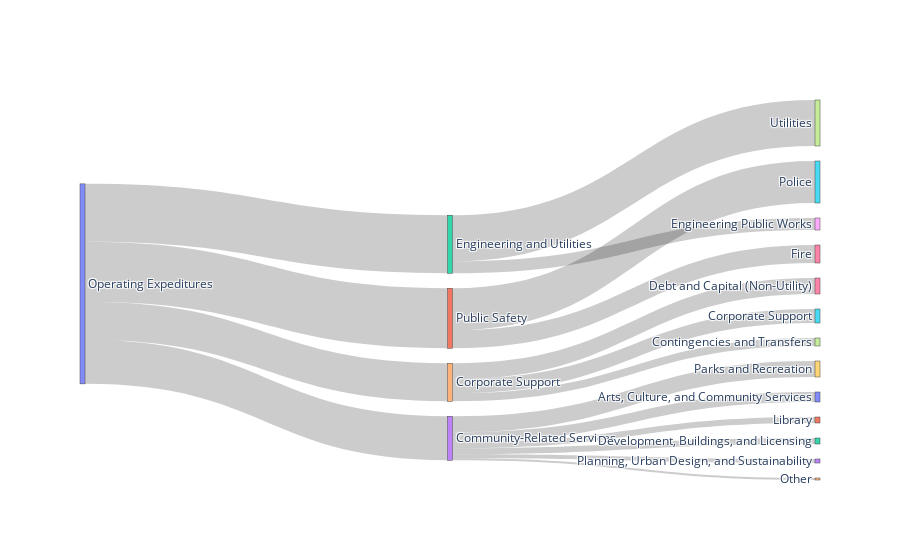

This figure's notebook cell:
### Code cell
# data to dict, dict to sankey
link = dict(source = source, target = target, value = value)
node = dict(label = label, pad=15, thickness=5)
data = go.Sankey(link = link, node=node)
# plot
fig = go.Figure(data)
fig.show()

### Figure 1 — Plotly figure (JSON) as saved in the notebook; plotly's stock layout.template omitted (floating-point values rounded to 4 significant figures)
{"data": [{"link": {"source": [0, 0, 0, 0, 1, 1, 2, 2, 3, 3, 3, 3, 3, 3, 4, 4, 4], "target": [1, 2, 3, 4, 5, 6, 7, 8, 9, 10, 11, 12, 13, 14, 15, 16, 17], "value": [484500, 468350, 355300, 306850, 339150, 145350, 371450, 96900, 129200, 80750, 48450, 48450, 32300, 16150, 113050, 129200, 64600]}, "node": {"label": ["Operating Expeditures", "Public Safety", "Engineering and Utilities", "Community-Related Services", "Corporate Support", "Police", "Fire", "Utilities", "Engineering Public Works", "Parks and Recreation", "Arts, Culture, and Community Services", "Library", "Development, Buildings, and Licensing", "Planning, Urban Design, and Sustainability", "Other", "Corporate Support", "Debt and Capital (Non-Utility)", "Contingencies and Transfers"], "pad": 15, "thickness": 5}, "type": "sankey"}], "layout": {}}
